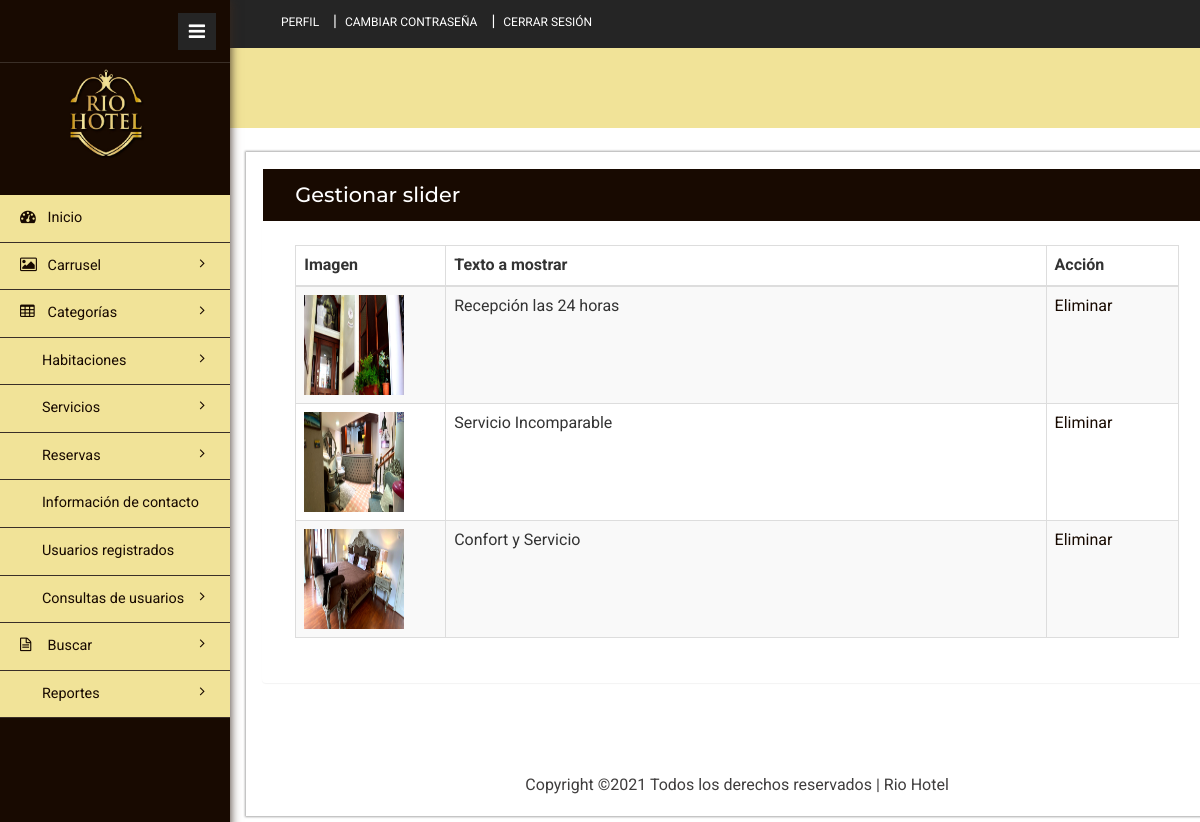
The app's page /admin/manage-slider.php (signed in) with its own data.
### tables this page shows
CREATE TABLE `tblslider` (
  `id` int(11) NOT NULL,
  `title` varchar(255) DEFAULT NULL,
  `folder` varchar(255) DEFAULT NULL,
  `src` varchar(255) DEFAULT NULL,
  `created_at` datetime NOT NULL
);

### admin/includes/dbconnection.php (called while the page is built, shortened)
<?php
function con()
{
    return new mysqli("localhost", "root", "", "riohotel");
}
function get_imgs()
{
    $images = array();
    $con = con();
    $query = $con->query("select * from tblslider order by created_at desc");
    while ($r = $query->fetch_object()) {
        $images[] = $r;
    }
    return $images;
}

### admin/manage-slider.php (the view, shortened to what this page needs)
<?php
include('includes/dbconnection.php');
$images = get_imgs();
if (strlen($_SESSION['hbmsaid'] == 0)) {
	header('location:logout.php');
} else {
?>
	<!DOCTYPE HTML>
	<html lang="es">
	<head>
		<link href="css/bootstrap.min.css" rel='stylesheet' type='text/css' />
		<link href="css/style.css" rel='stylesheet' type='text/css' />
		<link href="css/font-awesome.css" rel="stylesheet">
		<link rel="stylesheet" href="css/icon-font.min.css" type='text/css' />
	</head>
	<body>
		<div class="page-container">
			<div class="left-content">
				<div class="inner-content">
					<?php include_once('includes/header.php'); ?>
					<div class="content">
						<div class="women_main">
							<div class="grids">
								<div class="panel panel-widget forms-panel">
									<div class="forms">
										<div class="form-grids widget-shadow" data-example-id="basic-forms">
											<div class="form-title">
												<h4>Gestionar slider </h4>
											</div>
											<div class="form-body">
												<table class="table table-bordered table-striped table-vcenter js-dataTable-full-pagination">
													<thead>
														<tr>
															<th class="d-none d-sm-table-cell">Imagen</th>
															<th class="d-none d-sm-table-cell">Texto a mostrar</th>
															<th class="d-none d-sm-table-cell" style="width: 15%;">Acción</th>
														</tr>
													</thead>
													<tbody>
														<?php foreach ($images as $img) : ?>
															<tr>
																<td class="d-none d-sm-table-cell"><img src="<?php echo $img->folder . $img->src; ?>" width="100" height="100"></td>
																<td class="d-none d-sm-table-cell"><?php echo $img->title; ?></td>
																<td class="d-none d-sm-table-cell"><a href="manage-slider.php?id=<?php echo $img->id; ?>" onclick="return confirm('Desea realmente eliminar ?');">Eliminar</a></td>
															</tr>
														<?php endforeach; ?>
													</tbody>
												</table>
											</div>
										</div>
									</div>
								</div>
							</div>
							<?php include_once('includes/footer.php'); ?>
						</div>
					</div>
				</div>
			</div>
			<?php include_once('includes/sidebar.php'); ?>
		</div>
	</body>
	</html>
<?php }  ?>

### records on screen
tblslider: folder+src (picture), title "Recepción las 24 horas"
tblslider: folder+src (picture), title "Servicio Incomparable"
tblslider: folder+src (picture), title "Confort y Servicio"
